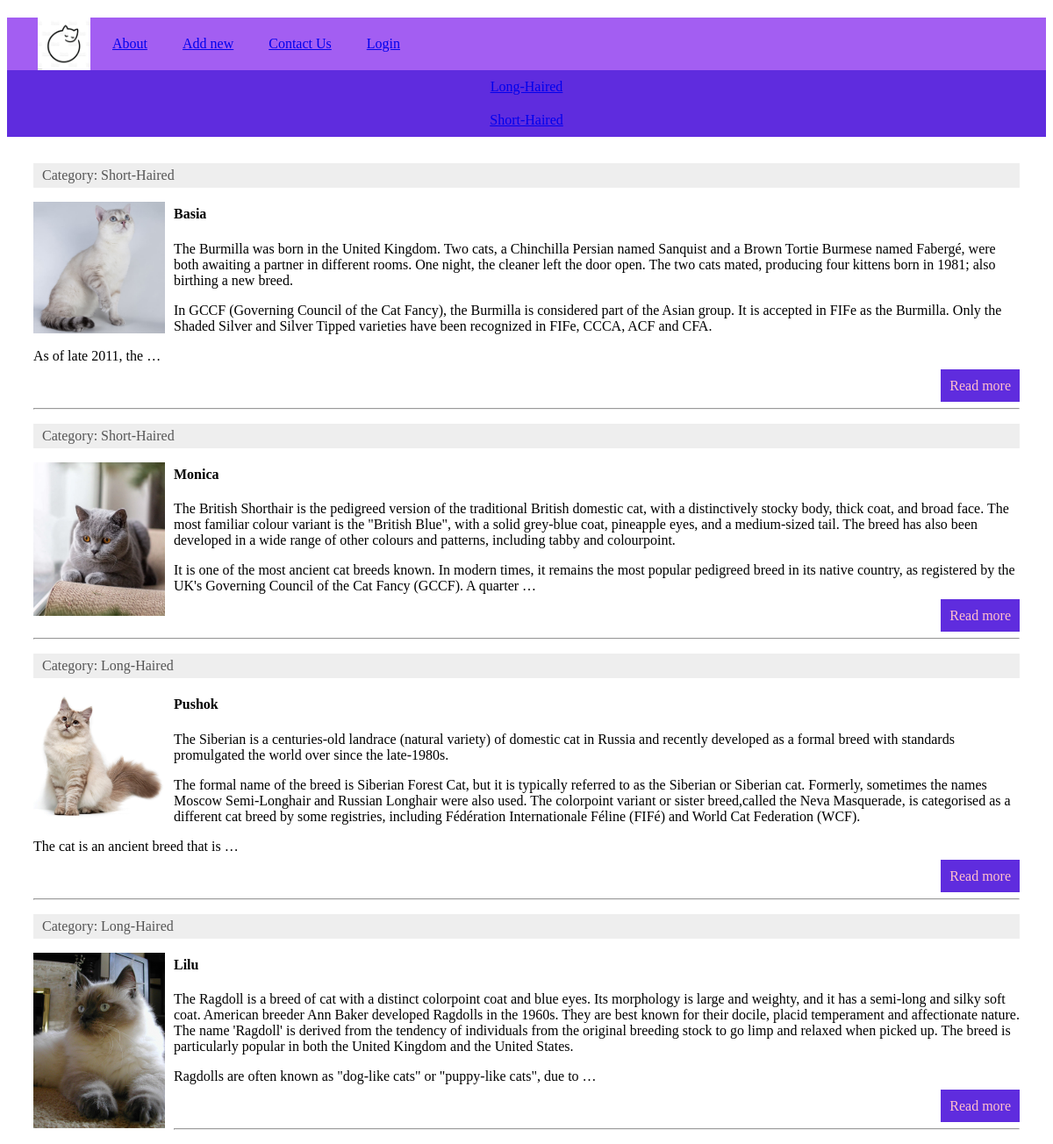
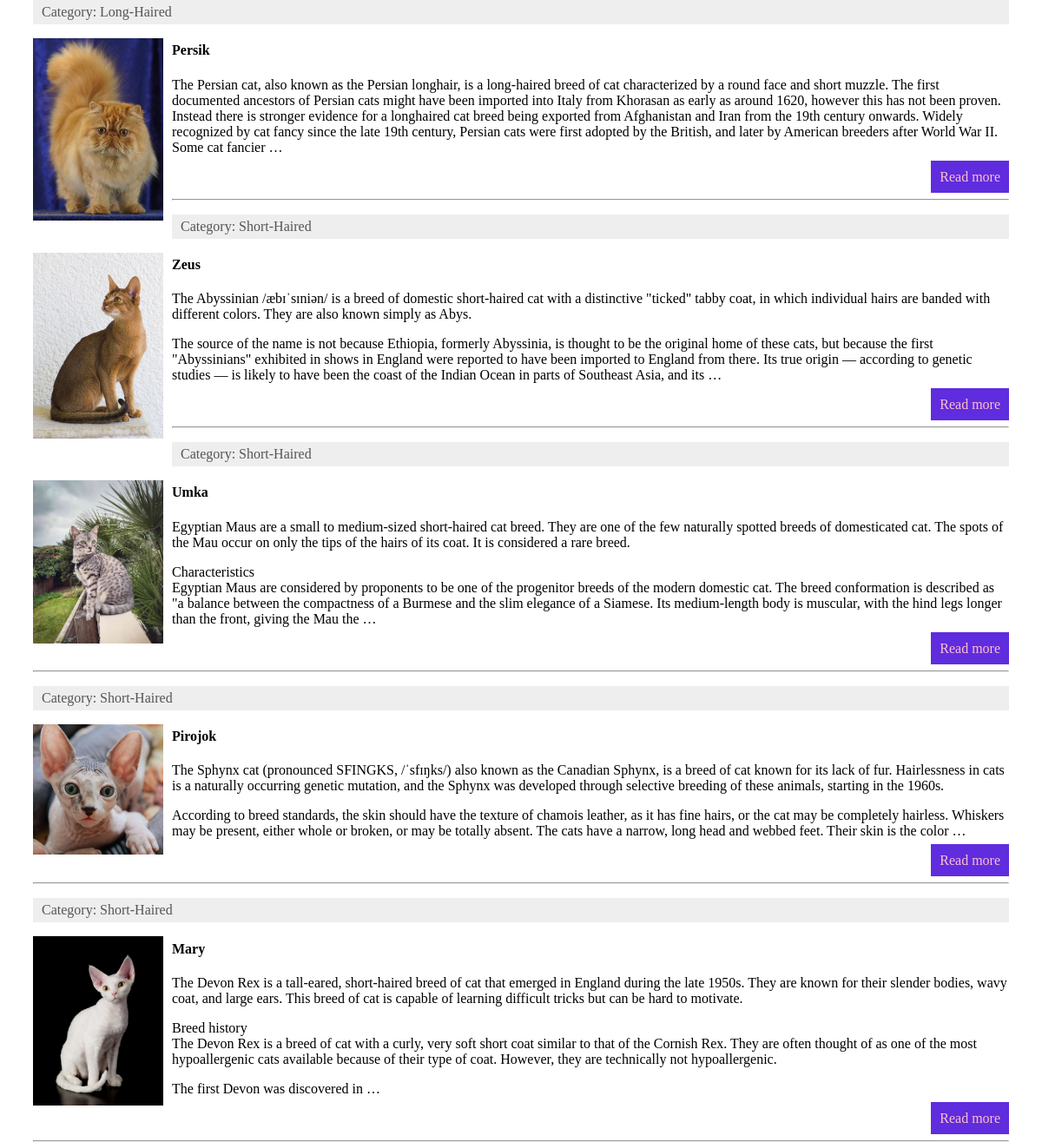
The app's page / (signed in) with its own data (2 pictures, top to bottom).
### cats/models.py (models this page shows, shortened)
class Menu(models.Model):
    title = models.CharField(max_length=100, db_index=True, verbose_name='Menu')
    url_name = models.CharField(max_length=100, db_index=True, verbose_name='url_name')
    class Meta:
        verbose_name = 'Menu'
        verbose_name_plural = 'Menu'
        ordering = ['id']

class Category(models.Model):
    name = models.CharField(max_length=100, db_index=True, verbose_name='Category')
    slug = models.SlugField(max_length=255, unique=True, db_index=True, verbose_name='URL')
    def __str__(self):
        return self.name
    def get_absolute_url(self):
        return reverse('category', kwargs={'cat_slug': self.slug})
    class Meta:
        verbose_name = 'Category'
        verbose_name_plural = 'Categories'
        ordering = ['id']

class Cats(models.Model):
    title = models.CharField(max_length=225, verbose_name='Name')
    slug = models.SlugField(max_length=255, unique=True, db_index=True, verbose_name='URL')
    content = models.TextField(blank=True)
    photo = models.ImageField(upload_to="photos")
    time_create = models.DateTimeField(auto_now_add=True)
    time_update = models.DateTimeField(auto_now=True)
    is_published = models.BooleanField(default=True)
    cat = models.ForeignKey('Category', on_delete=models.PROTECT)
    def get_absolute_url(self):
        return reverse('post', kwargs={'post_slug': self.slug})
    class Meta:
        verbose_name = 'Cats'
        verbose_name_plural = 'Our cats'
        ordering = ['-time_create', 'title']

### cats/views.py (the view)
# urls.py: path('', CatsHome.as_view(), name='home'),
class CatsHome(DataMixin, ListView):
    model = Cats
    template_name = 'cats/for_view.html'
    context_object_name = 'posts'
    def get_context_data(self, *, object_list=None, **kwargs):
        context = super().get_context_data(**kwargs)
        c_def = self.get_user_context(title="Main page")
        return dict(list(context.items()) + list(c_def.items()))
    def get_queryset(self):
        return Cats.objects.filter(is_published=True)

### cats/templatetags/cats_tags.py (called while the page is built)
@register.simple_tag(name='getcats')
def get_categories(filter=None):
    if not filter:
        return Category.objects.all()
    else:
        return Category.objects.filter(pk=filter)

@register.inclusion_tag('cats/list_categories.html')
def show_categories(sort=None, cat_selected=0):
    if not sort:
        cats = Category.objects.all()
    else:
        cats = Category.objects.order_by(sort)
    return {'cats': cats, 'cat_selected': cat_selected}

### cats/utils.py (called while the page is built)
    def get_user_context(self, **kwargs):
        context = kwargs
        cats = Category.objects.all()
        menu = list(Menu.objects.all())
        user_menu = menu.copy()
        if not self.request.user.is_authenticated:
            user_menu.pop(1)
        context['menu'] = user_menu
        context['cats'] = cats
        if 'cat_selected' not in context:
            context['cat_selected'] = 0
        return context

### cats/templates/cats/for_view.html
{% extends 'cats/base.html' %}
{% load cats_tags %}
{% block content %}
<div class="main-div">
{% for p in posts %}
    <p class="category">Category: {{ p.cat }}</p>
    {% if p.photo %}
    <p><img class="img-article-left thumb" src="{{p.photo.url}}" alt=""></p>
    {% endif %}
    <h4>{{ p.title }}</h4>
    <div>
        <p>{{ p.content|linebreaks|truncatewords:100 }}</p>
        <p class="link-read-post"><a href="{{ p.get_absolute_url }}">Read more</a></p>
        <hr>
    </div>
    {% endfor %}
</div>
{% endblock %}

### cats/templates/cats/base.html (shortened to what this page needs)
{% load static %}
{% load cats_tags %}
<!DOCTYPE html>
<html lang="en">
<head>
    <link type="text/css" href="{% static 'cats/css/styles.css' %}" rel="stylesheet" />
</head>
<body>
    {% block mainmenu %}
	<div class="header">
        <div id="mainmenu" class="mainmenu">
                <a href="{% url 'home' %}"><div class="logo"></div></a>
{% for m in menu %}
       <div class="menu-items">
            <a href="{% url m.url_name %}">{{m.title}}</a>
       </div>
{% endfor %}
        </div>
</div>
    {% endblock mainmenu %}
<div>
    {% for c in cats %}
        {% if c.pk == cat_selected %}
            <div class="box selected">{{c.name}}</div>
        {% else %}
    <div class="box">
            <a href="{{c.get_absolute_url }}">{{c.name}}</a>
        </div>
        {% endif %}
    {% endfor %}
</div>
    {% block content %}
    {% endblock %}
</body>
</html>

### cats/static/cats/css/styles.css (style rules this page uses)
html, body { font-family: 'Georgia'; height: 100%; }
.main-div { margin: 30px; }
.header { background: #a35ef2; height: 60px; }
.logo { background: url('../images/logocat.jpg') no-repeat 15px; background-size: contain; width: 70px; height: 60px; padding-right: 10px; }
.mainmenu { display: flex; align-items: center; color: white; margin: 20px; }
.menu-items { margin: 20px; }
p.link-read-post { text-align: right; }
p.link-read-post a { padding: 10px; min-width: 100px; background: #5f2cde; color: pink; text-decoration: none; }
.box { background: #5f2cde; display: grid; padding: 10px; justify-content: center; color: pink; }
.category { background: #eee; padding: 5px 10px 5px 10px; box-sizing: border-box; overflow: hidden; color: #555; }
img { max-width: 600px; height: auto; }
img.img-article-left { max-width: 300px; height: auto; float: left; padding: 0 10px 10px 0; }
img.img-article-left.thumb { max-width: 150px; height: auto; }

### records on screen
Menu: title "About"
Menu: title "Add new"
Menu: title "Contact Us"
Menu: title "Login"
Category: name "Long-Haired"
Category: name "Short-Haired"
Cats: cat "Short-Haired", photo (picture), title "Basia", content "The Burmilla was born in the United Kingdom. Two cats, a Chinchilla Persian named Sanquist and a Brown Tortie Burmese named Fabergé, were both awaiting a partner in different rooms. One night, the cleaner left the door open. The two cats mated, producing four kittens born in 1981; also birthing a new breed. In GCCF (Governing Council of the Cat Fancy), the Burmilla is considered part of the Asian group. It is accepted in FIFe as the Burmilla. Only the Shaded Silver and Silver Tipped varieties have been recognized in FIFe, CCCA, ACF and CFA. As of late 2011, the …"
Cats: cat "Short-Haired", photo (picture), title "Monica", content "The British Shorthair is the pedigreed version of the traditional British domestic cat, with a distinctively stocky body, thick coat, and broad face. The most familiar colour variant is the \"British Blue\", with a solid grey-blue coat, pineapple eyes, and a medium-sized tail. The breed has also been developed in a wide range of other colours and patterns, including tabby and colourpoint. It is one of the most ancient cat breeds known. In modern times, it remains the most popular pedigreed breed in its native country, as registered by the UK's Governing Council of the Cat Fancy (GCCF). A quarter …"
Cats: cat "Long-Haired", photo (picture), title "Pushok", content "The Siberian is a centuries-old landrace (natural variety) of domestic cat in Russia and recently developed as a formal breed with standards promulgated the world over since the late-1980s. The formal name of the breed is Siberian Forest Cat, but it is typically referred to as the Siberian or Siberian cat. Formerly, sometimes the names Moscow Semi-Longhair and Russian Longhair were also used. The colorpoint variant or sister breed,called the Neva Masquerade, is categorised as a different cat breed by some registries, including Fédération Internationale Féline (FIFé) and World Cat Federation (WCF). The cat is an ancient breed that is …"
Cats: cat "Long-Haired", photo (picture), title "Lilu", content "The Ragdoll is a breed of cat with a distinct colorpoint coat and blue eyes. Its morphology is large and weighty, and it has a semi-long and silky soft coat. American breeder Ann Baker developed Ragdolls in the 1960s. They are best known for their docile, placid temperament and affectionate nature. The name 'Ragdoll' is derived from the tendency of individuals from the original breeding stock to go limp and relaxed when picked up. The breed is particularly popular in both the United Kingdom and the United States. Ragdolls are often known as \"dog-like cats\" or \"puppy-like cats\", due to …"
Cats: cat "Long-Haired", photo (picture), title "Persik", content "The Persian cat, also known as the Persian longhair, is a long-haired breed of cat characterized by a round face and short muzzle. The first documented ancestors of Persian cats might have been imported into Italy from Khorasan as early as around 1620, however this has not been proven. Instead there is stronger evidence for a longhaired cat breed being exported from Afghanistan and Iran from the 19th century onwards. Widely recognized by cat fancy since the late 19th century, Persian cats were first adopted by the British, and later by American breeders after World War II. Some cat fancier …"
Cats: cat "Short-Haired", photo (picture), title "Zeus", content "The Abyssinian /æbɪˈsɪniən/ is a breed of domestic short-haired cat with a distinctive \"ticked\" tabby coat, in which individual hairs are banded with different colors. They are also known simply as Abys. The source of the name is not because Ethiopia, formerly Abyssinia, is thought to be the original home of these cats, but because the first \"Abyssinians\" exhibited in shows in England were reported to have been imported to England from there. Its true origin — according to genetic studies — is likely to have been the coast of the Indian Ocean in parts of Southeast Asia, and its …"
Cats: cat "Short-Haired", photo (picture), title "Umka", content "Egyptian Maus are a small to medium-sized short-haired cat breed. They are one of the few naturally spotted breeds of domesticated cat. The spots of the Mau occur on only the tips of the hairs of its coat. It is considered a rare breed. Characteristics Egyptian Maus are considered by proponents to be one of the progenitor breeds of the modern domestic cat. The breed conformation is described as \"a balance between the compactness of a Burmese and the slim elegance of a Siamese. Its medium-length body is muscular, with the hind legs longer than the front, giving the Mau the …"
Cats: cat "Short-Haired", photo (picture), title "Pirojok", content "The Sphynx cat (pronounced SFINGKS, /ˈsfɪŋks/) also known as the Canadian Sphynx, is a breed of cat known for its lack of fur. Hairlessness in cats is a naturally occurring genetic mutation, and the Sphynx was developed through selective breeding of these animals, starting in the 1960s. According to breed standards, the skin should have the texture of chamois leather, as it has fine hairs, or the cat may be completely hairless. Whiskers may be present, either whole or broken, or may be totally absent. The cats have a narrow, long head and webbed feet. Their skin is the color …"
Cats: cat "Short-Haired", photo (picture), title "Mary", content "The Devon Rex is a tall-eared, short-haired breed of cat that emerged in England during the late 1950s. They are known for their slender bodies, wavy coat, and large ears. This breed of cat is capable of learning difficult tricks but can be hard to motivate. Breed history The Devon Rex is a breed of cat with a curly, very soft short coat similar to that of the Cornish Rex. They are often thought of as one of the most hypoallergenic cats available because of their type of coat. However, they are technically not hypoallergenic. The first Devon was discovered in …"
